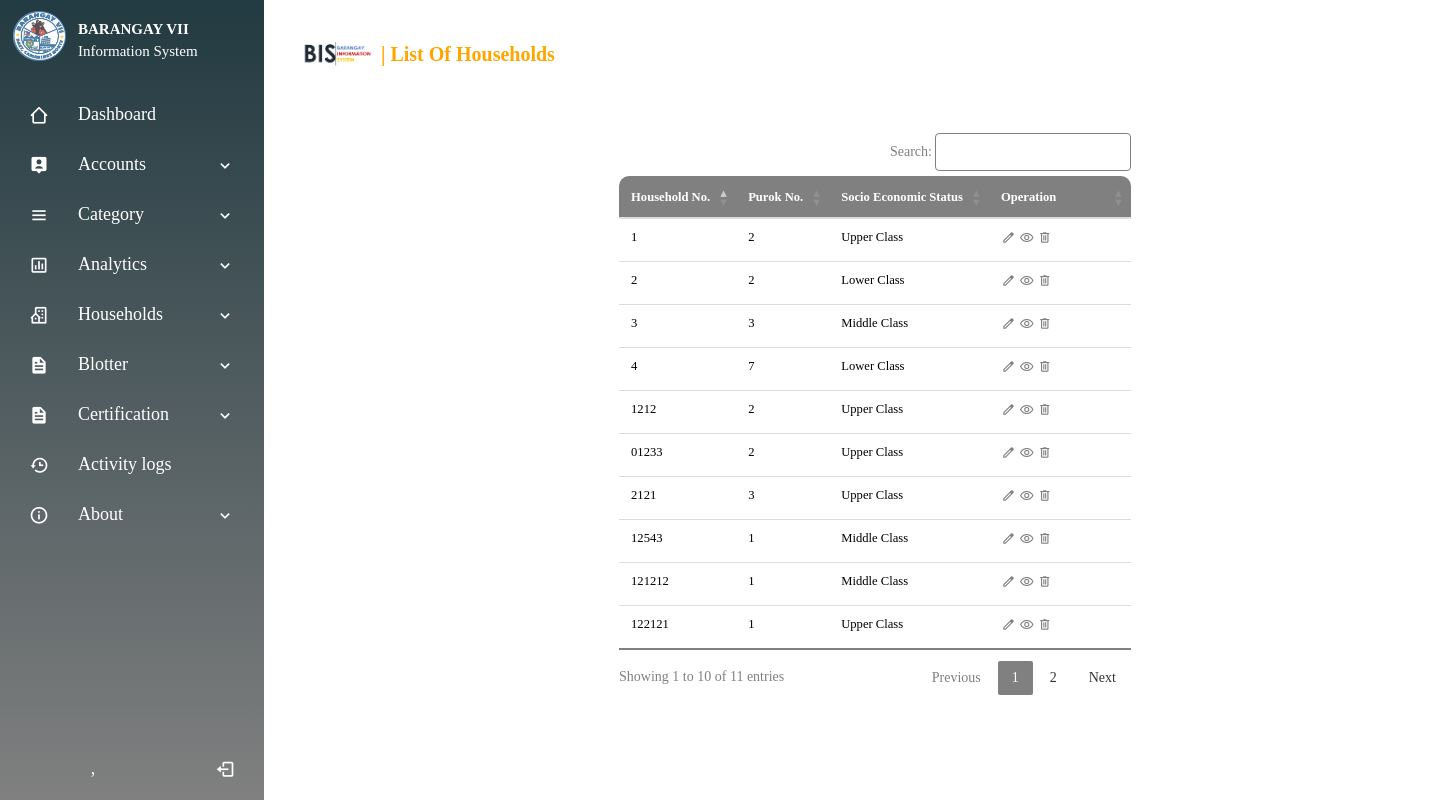
Page /household.php on the committed database.
### tables this page shows
CREATE TABLE `households` (
  `id` int(10) NOT NULL,
  `householdno` varchar(15) NOT NULL,
  `purokid` int(10) NOT NULL,
  `electricityid` int(10) NOT NULL,
  `waterid` int(10) NOT NULL,
  `crid` int(10) NOT NULL,
  `ses` varchar(50) NOT NULL
);

### household.php (the view, shortened to what this page needs)
<!DOCTYPE html>
<html lang="en">
<head>
    <link rel="stylesheet" href="css/useraccount.css">
    <link rel="stylesheet" href="css/allmaster.css">
    <link rel="stylesheet" href="css/font.css">
        <link href="bootstrap/css/bootstrap.min.css" rel="stylesheet">
        <link href="bootstrap/css/dataTables.bootstrap.css" rel="stylesheet">
        <link href="bootstrap/css/dataTables.responsive.css" rel="stylesheet">
     <link rel="stylesheet" href="css/datatable.css">
     <link rel="stylesheet" href="css/datatablebutton.css">
     <link rel="stylesheet" href="css/qrscanner.css">
        <link rel="stylesheet" href="https://maxcdn.bootstrapcdn.com/bootstrap/3.4.1/css/bootstrap.min.css">
</head>
<body>
    <?php include 'navigation.php' ?>
    <section class="home-section">
    <div class="container">
        <div class="navbar">
            <img src="css/images/SystemLogo.png" class="logo"> <h3> | List of households</h3>
                <navList>
                    <ulist id="menuList">
                    </ulist>
                </navList>
        </div>
        <div class="row">
            <div class="col-2">
                    <table width="100%" class="table" id="dataTables-example">
                    <thead>
                        <tr>
                            <th>Household No.</th>
                            <th>Purok No.</th>
                            <th>Socio Economic Status</th>
                            <th>Operation</th>
                        </tr>
                    </thead>
                    <tbody>
                    <?php
                        $mysqli = NEW MySQLi('localhost','root','','bis');
                        $resultSet = $mysqli->query("SELECT * FROM households");
                            while($row = mysqli_fetch_assoc($resultSet)) {
                    ?>
                                <tr>
                                    <td><?php echo $row['householdno']; ?></td>
                                    <td><?php echo $row['purokid']; ?></td>
                                    <td><?php echo $row['ses']; ?></td>
                                    <td><span class="material-symbols-outlined operation">edit</span>
                                    <a href="viewhousehold.php?id=<?php echo $row['id']; ?>"><span class="material-symbols-outlined operation">visibility</span></a>
                                    <span class="material-symbols-outlined operation">delete</span>
                                    </td>
                                </tr>
                            <?php } ?>
                    </tbody>
                </table>
            </div>
        </div>
    </div>
</section>
</body>
</html>

### css/useraccount.css (style rules this page uses)
body { margin: 0; padding: 0; font-family: outfit; box-sizing: border-box; }
.container { width: 100%; min-height: 100vh; padding-left: 5%; padding-right: 5%; box-sizing: border-box; overflow:hidden; }
.navbar { width: 100%; display: flex; align-items: center; }
.navbar h3 { font-size: 20px; color:orange; font-weight: bold; margin: 10px 0 5px; text-transform: capitalize; text-align: left; margin-bottom: 15px; }
.logo { width: 100px; cursor: pointer; margin: 30px 0; }
navList { flex: 1; text-align: right; background: none; }
.row { display: flex; justify-content: space-between; align-items: center; margin: 0px 0; }
.col-2 { flex-basis: 60%; position: relative; flex-basis: none; display: flex; align-items: center; justify-content: center; margin-right: 150px; margin-left: 200px; }
.container .table { border-collapse: collapse; margin: 25px 0; font-size: 0.9em; min-width: 400px; border-radius: 10px 10px 0 0; overflow: hidden; background: #ffffff; color: black; font-family: outfit; border: none; text-transform: capitalize; }
.container .table thead tr { background: linear-gradient(135deg, grey, grey); color: #FFFF; border-top: 3px solid grey; }
.container .table th, .container .table td { padding: 10px 12px; text-transform: capitalize; }
.container .table tbody tr:last-of-type { border-bottom: 3px solid grey; }
.container .operation { color: grey; font-size: 15px; align-items: center; justify-content: center; text-align: center; margin-top: 1px; }

### css/allmaster.css (style rules this page uses)
.container { animation: transitionIn 0.85s; }

### css/cssNav/style.css (style rules this page uses)
* { margin: 0; padding: 0; box-sizing: border-box; font-family: Outfit; }
.home-section { position: relative; height: 100vh; left: 260px; width: calc(100% - 260px); transition: all 0.5s ease; }

### rows in the picture
households: householdno "12543", purokid "1", ses "Middle Class"
households: householdno "121212", purokid "1", ses "Middle Class"
households: householdno "1", purokid "2", ses "Upper Class"
households: householdno "2", purokid "2", ses "Lower Class"
households: householdno "3", purokid "3", ses "Middle Class"
households: householdno "4", purokid "7", ses "Lower Class"
households: householdno "01233", purokid "2", ses "Upper Class"
households: householdno "122121", purokid "1", ses "Upper Class"
households: householdno "1212", purokid "2", ses "Upper Class"
households: householdno "2121", purokid "3", ses "Upper Class"
